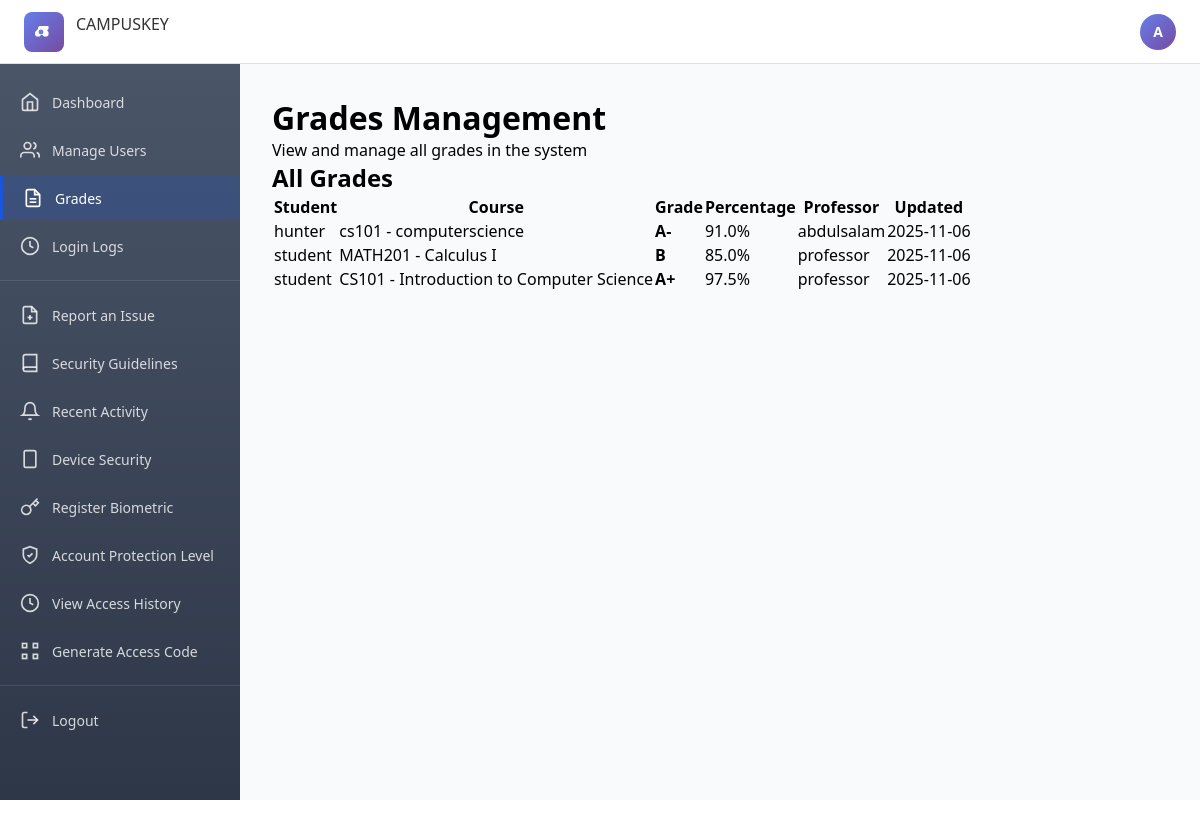
Screenshot of /admin/grades (signed in) with the database file from the repository.
### models.py (models this page shows, shortened)
class User(UserMixin, db.Model):
    id = db.Column(db.Integer, primary_key=True)
    username = db.Column(db.String(80), unique=True, nullable=False)
    email = db.Column(db.String(120), nullable=True)  # Optional - only for legacy/display purposes
    phone_number = db.Column(db.String(20), nullable=True)  # Phone number for SMS OTP
    role = db.Column(db.String(20), nullable=False)  # student, professor, admin
    otp_secret = db.Column(db.String(32), default=pyotp.random_base32)
    created_at = db.Column(db.DateTime, default=datetime.utcnow)

class Grade(db.Model):
    id = db.Column(db.Integer, primary_key=True)
    student_id = db.Column(db.Integer, db.ForeignKey('user.id'), nullable=False)
    course_id = db.Column(db.Integer, db.ForeignKey('course.id'), nullable=False)
    grade_value = db.Column(db.String(5), nullable=False)  # A+, A, A-, B+, etc.
    percentage = db.Column(db.Float, nullable=False)  # 0-100
    professor_id = db.Column(db.Integer, db.ForeignKey('user.id'), nullable=False)
    created_at = db.Column(db.DateTime, default=datetime.utcnow)
    updated_at = db.Column(db.DateTime, default=datetime.utcnow, onupdate=datetime.utcnow)
    student = db.relationship('User', foreign_keys=[student_id], backref=db.backref('grades', lazy=True))
    course = db.relationship('Course', backref=db.backref('grades', lazy=True))
    professor = db.relationship('User', foreign_keys=[professor_id])

class Course(db.Model):
    id = db.Column(db.Integer, primary_key=True)
    code = db.Column(db.String(20), unique=True, nullable=False)  # e.g., "CS101"
    name = db.Column(db.String(200), nullable=False)
    professor_id = db.Column(db.Integer, db.ForeignKey('user.id'), nullable=False)
    created_at = db.Column(db.DateTime, default=datetime.utcnow)
    professor = db.relationship('User', backref=db.backref('taught_courses', lazy=True))

### app.py (the view)
@app.route('/admin/grades')
@login_required
def admin_grades():
    if current_user.username != 'admin' or current_user.role != 'admin':
        return "Access Denied", 403
    grades = Grade.query.order_by(Grade.created_at.desc()).all()
    courses = Course.query.all()
    students = User.query.filter_by(role='student').all()
    return render_template('admin_grades.html', grades=grades, courses=courses, students=students)

### app.py (called while the page is built)
@login_manager.user_loader
def load_user(user_id):
    return User.query.get(int(user_id))

@app.context_processor
def inject_user():
    from flask_login import current_user
    return dict(current_user=current_user)

### templates/admin_grades.html
{% extends "base.html" %}
{% block content %}
<div class="page-container">
    <div class="page-header">
        <h1 class="page-title">Grades Management</h1>
        <p class="page-subtitle">View and manage all grades in the system</p>
    </div>
    <div class="content-section">
        <div class="section-card">
            <h2 class="card-title">All Grades</h2>
            {% if grades %}
            <table class="data-table">
                <thead>
                    <tr>
                        <th>Student</th>
                        <th>Course</th>
                        <th>Grade</th>
                        <th>Percentage</th>
                        <th>Professor</th>
                        <th>Updated</th>
                    </tr>
                </thead>
                <tbody>
                    {% for grade in grades %}
                    <tr>
                        <td>{{ grade.student.username }}</td>
                        <td>{{ grade.course.code }} - {{ grade.course.name }}</td>
                        <td><strong>{{ grade.grade_value }}</strong></td>
                        <td>{{ "%.1f"|format(grade.percentage) }}%</td>
                        <td>{{ grade.professor.username }}</td>
                        <td>{{ grade.updated_at.strftime('%Y-%m-%d') }}</td>
                    </tr>
                    {% endfor %}
                </tbody>
            </table>
            {% else %}
            <p>No grades found.</p>
            {% endif %}
        </div>
    </div>
</div>
{% endblock %}

### templates/base.html (shortened to what this page needs)
<!DOCTYPE html>
<html lang="en">
<head>
    <link rel="stylesheet" href="{{ url_for('static', filename='css/style.css') }}">
</head>
<body>
    {% if current_user.is_authenticated and request.endpoint != 'login' %}
    <header class="top-header">
        <div class="header-left">
            <div class="logo-square">
            </div>
            <span class="header-title">CAMPUSKEY</span>
        </div>
        <div class="header-right">
            <div class="user-avatar">
                {{ current_user.username[0].upper() }}
            </div>
        </div>
    </header>
    <div class="app-layout">
        <aside class="sidebar">
            <nav class="sidebar-nav">
                <a href="{% if current_user.role == 'admin' %}{{ url_for('admin_dashboard') }}{% elif current_user.role == 'professor' %}{{ url_for('professor_dashboard') }}{% else %}{{ url_for('student_dashboard') }}{% endif %}" class="nav-item {% if 'dashboard' in request.endpoint %}active{% endif %}">
                    <span>Dashboard</span>
                </a>
                {% if current_user.role == 'admin' and current_user.username == 'admin' %}
                <a href="{{ url_for('admin') }}" class="nav-item {% if request.endpoint == 'admin' %}active{% endif %}">
                    <span>Manage Users</span>
                </a>
                <a href="{{ url_for('admin_grades') }}" class="nav-item {% if request.endpoint == 'admin_grades' %}active{% endif %}">
                    <span>Grades</span>
                </a>
                <a href="{{ url_for('login_logs') }}" class="nav-item {% if request.endpoint == 'login_logs' %}active{% endif %}">
                    <svg width="20" height="20" viewBox="0 0 24 24" fill="none" stroke="currentColor" stroke-width="2">
                        <circle cx="12" cy="12" r="10"></circle>
                        <polyline points="12 6 12 12 16 14"></polyline>
                    </svg>
                    <span>Login Logs</span>
                </a>
                {% endif %}
                <div class="nav-divider"></div>
                <a href="{{ url_for('report_issue') }}" class="nav-item {% if request.endpoint == 'report_issue' %}active{% endif %}">
                    <span>Report an Issue</span>
                </a>
                <a href="{{ url_for('security_guidelines') }}" class="nav-item {% if request.endpoint == 'security_guidelines' %}active{% endif %}">
                    <svg width="20" height="20" viewBox="0 0 24 24" fill="none" stroke="currentColor" stroke-width="2">
                        <path d="M4 19.5A2.5 2.5 0 0 1 6.5 17H20"></path>
                        <path d="M6.5 2H20v20H6.5A2.5 2.5 0 0 1 4 19.5v-15A2.5 2.5 0 0 1 6.5 2z"></path>
                    </svg>
                    <span>Security Guidelines</span>
                </a>
                <a href="{{ url_for('recent_activity') }}" class="nav-item {% if request.endpoint == 'recent_activity' %}active{% endif %}">
                    <svg width="20" height="20" viewBox="0 0 24 24" fill="none" stroke="currentColor" stroke-width="2">
                        <path d="M18 8A6 6 0 0 0 6 8c0 7-3 9-3 9h18s-3-2-3-9"></path>
                        <path d="M13.73 21a2 2 0 0 1-3.46 0"></path>
                    </svg>
                    <span>Recent Activity</span>
                </a>
                <a href="{{ url_for('device_security') }}" class="nav-item {% if request.endpoint == 'device_security' %}active{% endif %}">
                    <svg width="20" height="20" viewBox="0 0 24 24" fill="none" stroke="currentColor" stroke-width="2">
                        <rect x="5" y="2" width="14" height="20" rx="2" ry="2"></rect>
                        <line x1="12" y1="18" x2="12.01" y2="18"></line>
                    </svg>
                    <span>Device Security</span>
                </a>
                <a href="{{ url_for('register_biometric') }}" class="nav-item {% if request.endpoint == 'register_biometric' %}active{% endif %}">
                    <svg width="20" height="20" viewBox="0 0 24 24" fill="none" stroke="currentColor" stroke-width="2">
                        <path d="M21 2l-2 2m-7.61 7.61a5.5 5.5 0 1 1-7.778 7.778 5.5 5.5 0 0 1 7.777-7.777zm0 0L15.5 7.5m0 0l3 3L22 7l-3-3m-3.5 3.5L19 4"></path>
                    </svg>
                    <span>Register Biometric</span>
                </a>
                <a href="{{ url_for('account_protection') }}" class="nav-item {% if request.endpoint == 'account_protection' %}active{% endif %}">
                    <svg width="20" height="20" viewBox="0 0 24 24" fill="none" stroke="currentColor" stroke-width="2">
                        <path d="M12 22s8-4 8-10V5l-8-3-8 3v7c0 6 8 10 8 10z"></path>
                        <polyline points="9 12 11 14 15 10"></polyline>
                    </svg>
                    <span>Account Protection Level</span>
                </a>
                <a href="{{ url_for('access_history') }}" class="nav-item {% if request.endpoint == 'access_history' %}active{% endif %}">
                    <svg width="20" height="20" viewBox="0 0 24 24" fill="none" stroke="currentColor" stroke-width="2">
                        <circle cx="12" cy="12" r="10"></circle>
                        <polyline points="12 6 12 12 16 14"></polyline>
                    </svg>
                    <span>View Access History</span>
                </a>
                <a href="{{ url_for('generate_code') }}" class="nav-item {% if request.endpoint == 'generate_code' %}active{% endif %}">
                    <span>Generate Access Code</span>
                </a>
                <div class="nav-divider"></div>
                <a href="{{ url_for('logout') }}" class="nav-item">
                    <span>Logout</span>
                </a>
            </nav>
        </aside>
        <main class="main-content">
    {% endif %}
    {% block content %}{% endblock %}
    {% if current_user.is_authenticated and request.endpoint != 'login' %}
        </main>
    </div>
    {% endif %}

### static/css/style.css (style rules this page uses)
* { margin: 0; padding: 0; box-sizing: border-box; }
body { font-family: 'Segoe UI', Tahoma, Geneva, Verdana, sans-serif; min-height: 100vh; overflow-x: hidden; }
.header-title { font-size: 28px; font-weight: 700; color: #1a56db; margin-bottom: 16px; }
.top-header { background: white; height: 64px; border-bottom: 1px solid #e0e0e0; display: flex; align-items: center; justify-content: space-between; padding: 0 24px; position: fixed; top: 0; left: 0; right: 0; z-index: 1000; }
.header-left { display: flex; align-items: center; gap: 12px; }
.logo-square { width: 40px; height: 40px; background: linear-gradient(135deg, #667eea 0%, #764ba2 100%); border-radius: 8px; display: flex; align-items: center; justify-content: center; }
.header-title { font-size: 16px; font-weight: 500; color: #333; }
.header-right { display: flex; align-items: center; gap: 8px; }
.user-avatar { width: 36px; height: 36px; border-radius: 50%; background: linear-gradient(135deg, #667eea 0%, #764ba2 100%); color: white; display: flex; align-items: center; justify-content: center; font-weight: 600; font-size: 14px; cursor: pointer; }
.app-layout { display: flex; margin-top: 64px; min-height: calc(100vh - 64px); }
.sidebar { width: 240px; background: linear-gradient(180deg, #4a5568 0%, #2d3748 100%); min-height: calc(100vh - 64px); position: fixed; left: 0; top: 64px; padding: 16px 0; }
.sidebar-nav { display: flex; flex-direction: column; gap: 4px; }
.nav-item { display: flex; align-items: center; gap: 12px; padding: 12px 20px; color: rgba(255, 255, 255, 0.8); text-decoration: none; transition: all 0.2s; font-size: 14px; }
.nav-item.active { background: rgba(26, 86, 219, 0.2); color: white; border-left: 3px solid #1a56db; }
.nav-item svg { width: 20px; height: 20px; }
.nav-divider { height: 1px; background: rgba(255, 255, 255, 0.1); margin: 8px 0; }
.main-content { margin-left: 240px; flex: 1; background: #f8fafc; padding: 32px; min-height: calc(100vh - 64px); }

### rows the page displays
User: username "A"
Grade: student.username "hunter", course.code "cs101", course.name "computerscience", grade_value "A-", percentage "91.0", professor.username "abdulsalam", updated_at "2025-11-06"
Grade: student.username "student", course.code "MATH201", course.name "Calculus I", grade_value "B", percentage "85.0", professor.username "professor", updated_at "2025-11-06"
Grade: student.username "student", course.code "CS101", course.name "Introduction to Computer Science", grade_value "A+", percentage "97.5", professor.username "professor", updated_at "2025-11-06"
